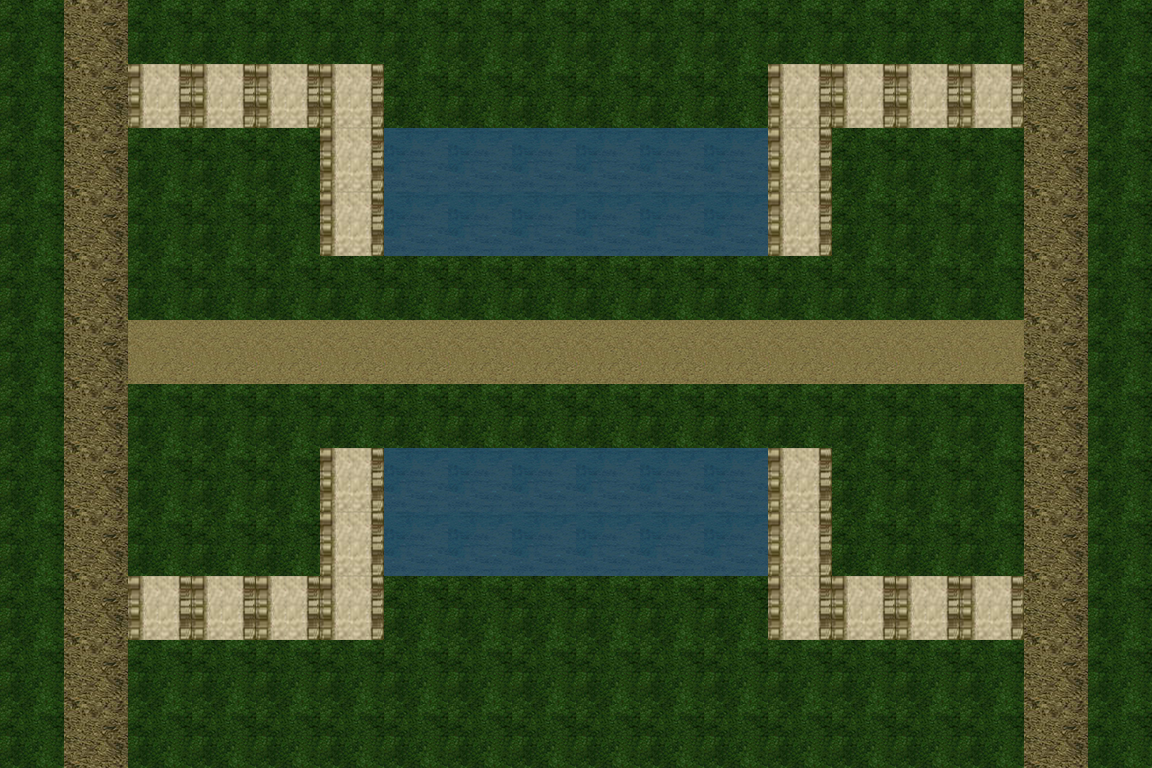

A level layout from a 2D game, rendered from its tile map. Below: a short description, then the map file with tile-grid data replaced by summaries:
An orthogonal 18x12 tile map with 64x64 px tiles, 1 tile layer (background).

<map version="1.0" orientation="orthogonal" width="18" height="12" tilewidth="64" tileheight="64">
 <tileset firstgid="1" name="pic" tilewidth="64" tileheight="64">
  <image source="resources.png" trans="ff00ff" width="192" height="192" />
  <tile id="0">
   <properties>
    <property name="terrain" value="1" />
   </properties>
  </tile>
  <tile id="1">
   <properties>
    <property name="terrain" value="2" />
   </properties>
  </tile>
  <tile id="2">
   <properties>
    <property name="terrain" value="3" />
   </properties>
  </tile>
  <tile id="3">
   <properties>
    <property name="terrain" value="4" />
   </properties>
  </tile>
  <tile id="4">
   <properties>
    <property name="terrain" value="5" />
   </properties>
  </tile>
 </tileset>
 <layer name="background" width="18" height="12">
  <data>[216 cells, 216 non-empty, 5 distinct tile ids]</data>
 </layer>
</map>
